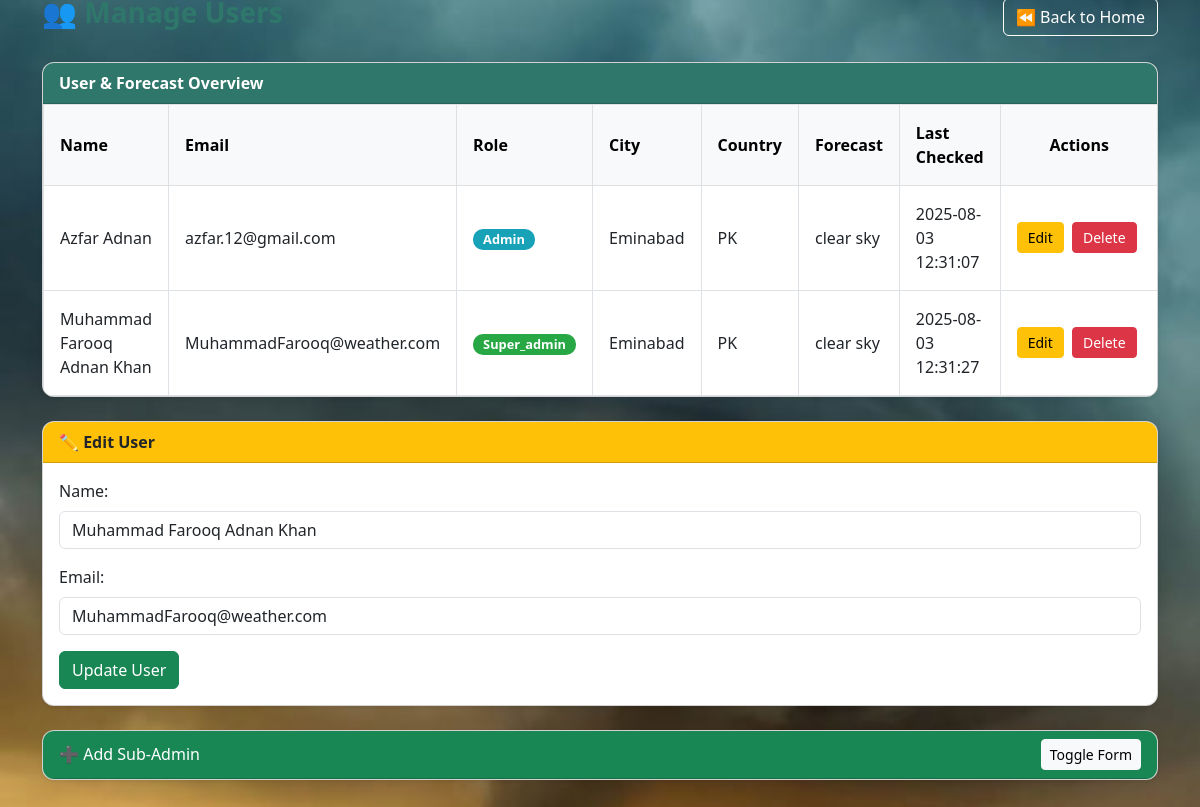
/manageusers.php?edit=1 (signed in), run on the app's committed database.
### tables this page shows
CREATE TABLE `forecast` (
  `forecast_id` int(11) NOT NULL,
  `user_id` int(11) DEFAULT NULL,
  `location_id` int(11) DEFAULT NULL,
  `forecast_date` date DEFAULT NULL,
  `description` text DEFAULT NULL,
  `last_checked` datetime DEFAULT current_timestamp() ON UPDATE current_timestamp()
);

CREATE TABLE `user` (
  `user_id` int(11) NOT NULL,
  `name` varchar(100) DEFAULT NULL,
  `email` varchar(100) DEFAULT NULL,
  `password` varchar(255) DEFAULT NULL,
  `role` enum('super_admin','admin','user') NOT NULL DEFAULT 'user'
);

CREATE TABLE `location` (
  `location_id` int(11) NOT NULL,
  `city` varchar(100) DEFAULT NULL,
  `country` varchar(100) DEFAULT NULL,
  `latitude` decimal(9,6) DEFAULT NULL,
  `longitude` decimal(9,6) DEFAULT NULL
);

### manageusers.php (the view, shortened to what this page needs)
<?php
$conn = connect();
$role_filter = ($_SESSION['role'] === 'super_admin') ? "" : "WHERE u.role = 'user'";
$users = mysqli_query($conn, "
    SELECT
        u.user_id, u.name, u.email, u.role,
        f.description, f.last_checked,
        l.city, l.country
    FROM user u
    LEFT JOIN forecast f ON u.user_id = f.user_id
    LEFT JOIN location l ON f.location_id = l.location_id
    $role_filter
    ORDER BY u.user_id DESC
");
$edit_user = null;
if (isset($_GET['edit'])) {
    $edit_id = $_GET['edit'];
    $result = mysqli_query($conn, "SELECT * FROM user WHERE user_id = $edit_id");
    $edit_user = mysqli_fetch_assoc($result);
}
?>
<!DOCTYPE html>
<html>
<head>
    <link href="https://cdn.jsdelivr.net/npm/bootstrap@5.3.0/dist/css/bootstrap.min.css" rel="stylesheet">
</head>
<body>
<div class="container py-4">
    <div class="d-flex justify-content-between align-items-center mb-4">
        <h3 class="text-primary fw-bold">👥 Manage Users</h3>
        <a href="home.php" class="btn btn-outline-secondary">⏪ Back to Home</a>
    </div>
    <div class="card shadow-sm mb-4">
        <div class="card-header bg-primary text-white fw-semibold">User & Forecast Overview</div>
        <div class="table-responsive">
            <table class="table table-hover table-bordered align-middle mb-0">
                <thead class="table-light">
                    <tr>
                        <th>Name</th>
                        <th>Email</th>
                        <th>Role</th>
                        <th>City</th>
                        <th>Country</th>
                        <th>Forecast</th>
                        <th>Last Checked</th>
                        <th class="text-center">Actions</th>
                    </tr>
                </thead>
                <tbody>
                    <?php while ($u = mysqli_fetch_assoc($users)): ?>
                        <tr>
                            <td><?= htmlspecialchars($u['name']) ?></td>
                            <td><?= htmlspecialchars($u['email']) ?></td>
                            <td>
                                <span class="badge role-badge <?= $u['role'] === 'super_admin' ? 'role-super_admin' : ($u['role'] === 'admin' ? 'role-admin' : 'role-user') ?>">
                                    <?= $u['role'] ?>
                                </span>
                            </td>
                            <td><?= $u['city'] ?? '—' ?></td>
                            <td><?= $u['country'] ?? '—' ?></td>
                            <td><?= $u['description'] ?? '—' ?></td>
                            <td><?= $u['last_checked'] ?? '—' ?></td>
                            <td class="text-center actions-col">
                                <a href="?edit=<?= $u['user_id'] ?>" class="btn btn-sm btn-warning me-1">Edit</a>
                                <a href="?delete=<?= $u['user_id'] ?>" class="btn btn-sm btn-danger" onclick="return confirm('Are you sure you want to delete this user?')">Delete</a>
                            </td>
                        </tr>
                    <?php endwhile; ?>
                </tbody>
            </table>
        </div>
    </div>
    <?php if ($edit_user): ?>
        <div class="card shadow-sm mb-4">
            <div class="card-header bg-warning fw-bold">✏️ Edit User</div>
            <div class="card-body">
                <form method="POST">
                    <div class="mb-3">
                        <label class="form-label">Name:</label>
                        <input type="text" name="edit_name" class="form-control" value="<?= $edit_user['name'] ?>" required>
                    </div>
                    <div class="mb-3">
                        <label class="form-label">Email:</label>
                        <input type="email" name="edit_email" class="form-control" value="<?= $edit_user['email'] ?>" required>
                    </div>
                    <button name="update_user" class="btn btn-success">Update User</button>
                </form>
            </div>
        </div>
    <?php endif; ?>
    <?php if ($_SESSION['role'] === 'super_admin'): ?>
        <div class="card shadow-sm mb-4">
            <div class="card-header d-flex justify-content-between align-items-center bg-success text-white">
                <span>➕ Add Sub-Admin</span>
                <button class="btn btn-light btn-sm" onclick="toggleAddForm()">Toggle Form</button>
            </div>
        </div>
    <?php endif; ?>
</div>
</body>
</html>

### manageusers.php (style rules this page uses)
body { background: url('use.jpg') no-repeat center center fixed; background-size: cover; backdrop-filter: ; height: 100vh; display: flex; align-items: center; justify-content: center; }
.table thead { background-color: #e9f5f1; }
.table td, .table th { vertical-align: middle; padding: 1rem; }
.role-badge { text-transform: capitalize; padding: 4px 10px; border-radius: 10px; font-size: 0.8rem; color: white; }
.role-admin { background-color: #17a2b8; }
.role-super_admin { background-color: #28a745; }
.btn-outline-secondary { color: white; border-color: white; }
.card-header.bg-primary { background-color: #2f776b !important; }
.btn-success { background-color: #198754 !important; border-color: #198754 !important; }
.card { border-radius: 12px; overflow: hidden; }
.btn-warning { padding: 4px 10px; }
.btn-danger { padding: 4px 10px; }
.text-primary { color: #2f776b !important; }
.table td.actions-col { white-space: nowrap; width: 150px; }
.table td.actions-col a { display: inline-block; margin-right: 5px; margin-bottom: 0 !important; }

### data on the page
forecast: user.name "Azfar Adnan", user.email "azfar.12@gmail.com", user.role "Admin", location.city "Eminabad", location.country "PK", description "clear sky", last_checked "2025-08-03 12:31:07"
forecast: user.name "Muhammad Farooq Adnan Khan", user.email "MuhammadFarooq@weather.com", user.role "Super_admin", location.city "Eminabad", location.country "PK", description "clear sky", last_checked "2025-08-03 12:31:27"
user: edit_name "Muhammad Farooq Adnan Khan", edit_email "MuhammadFarooq@weather.com"
